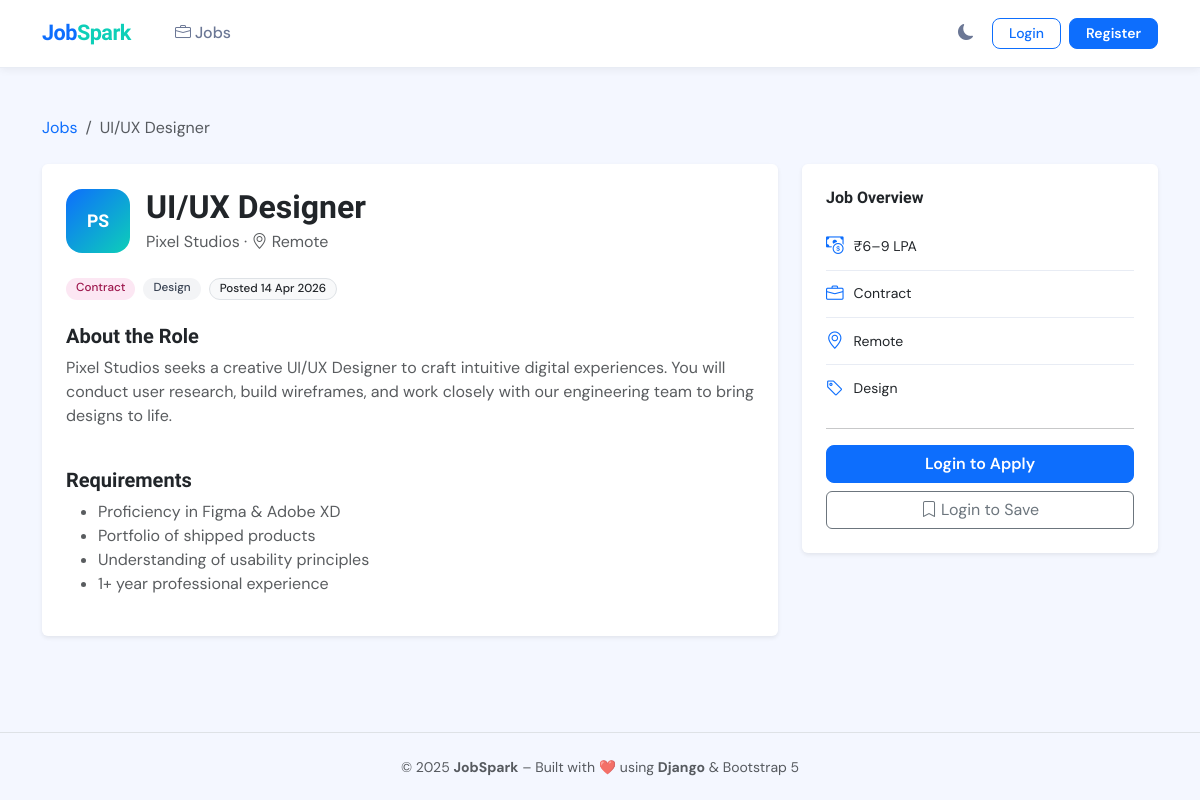
The app's page /jobs/2/ with its own data.
### jobs/models.py (models this page shows, shortened)
class Job(models.Model):
    FULL_TIME  = 'Full-time'
    PART_TIME  = 'Part-time'
    CONTRACT   = 'Contract'
    INTERNSHIP = 'Internship'
    JOB_TYPE_CHOICES = [
        (FULL_TIME,  'Full-time'),
        (PART_TIME,  'Part-time'),
        (CONTRACT,   'Contract'),
        (INTERNSHIP, 'Internship'),
    ]
    ENGINEERING = 'Engineering'
    DESIGN      = 'Design'
    DATA        = 'Data'
    MANAGEMENT  = 'Management'
    MARKETING   = 'Marketing'
    SALES       = 'Sales'
    OTHER       = 'Other'
    CATEGORY_CHOICES = [
        (ENGINEERING, 'Engineering'),
        (DESIGN,      'Design'),
        (DATA,        'Data'),
        (MANAGEMENT,  'Management'),
        (MARKETING,   'Marketing'),
        (SALES,       'Sales'),
        (OTHER,       'Other'),
    ]
    title        = models.CharField(max_length=200)
    company      = models.CharField(max_length=200)
    location     = models.CharField(max_length=200)
    job_type     = models.CharField(max_length=20, choices=JOB_TYPE_CHOICES, default=FULL_TIME)
    salary       = models.CharField(max_length=100, blank=True, default='Negotiable')
    category     = models.CharField(max_length=50, choices=CATEGORY_CHOICES, default=ENGINEERING)
    description  = models.TextField()
    requirements = models.TextField(blank=True, help_text='One requirement per line')
    logo         = models.CharField(max_length=5, blank=True,
                                    help_text='2-letter abbreviation shown on card (e.g. TN)')
    recruiter = models.ForeignKey(
        User,
        on_delete=models.SET_NULL,
        null=True, blank=True,
        related_name='posted_jobs',
    )
    posted_at  = models.DateTimeField(default=timezone.now)
    updated_at = models.DateTimeField(auto_now=True)
    is_active = models.BooleanField(default=True)
    class Meta:
        ordering = ['-posted_at']   # Newest first
        verbose_name = 'Job'
        verbose_name_plural = 'Jobs'
    def get_logo(self):
        return self.logo or self.company[:2].upper()
    def requirements_as_list(self):
        return [r.strip() for r in self.requirements.splitlines() if r.strip()]
    def get_type_badge_class(self):
        mapping = {
            self.FULL_TIME:  'badge-fulltime',
            self.CONTRACT:   'badge-contract',
            self.PART_TIME:  'badge-parttime',
            self.INTERNSHIP: 'badge-parttime',
        }
        return mapping.get(self.job_type, 'badge-fulltime')

### jobs/views.py (the view, shortened to what this page needs)
# urls.py: path('jobs/<int:pk>/', views.job_detail,  name='job_detail'),
def job_detail(request, pk):
    job   = get_object_or_404(Job, pk=pk, is_active=True)
    form  = ApplicationForm()
    saved = False
    applied = False
    if request.user.is_authenticated:
        saved   = SavedJob.objects.filter(user=request.user, job=job).exists()
        applied = Application.objects.filter(applicant=request.user, job=job).exists()
    context = {
        'job':     job,
        'form':    form,
        'saved':   saved,
        'applied': applied,
    }
    return render(request, 'jobs/job_detail.html', context)

### jobs/templates/jobs/job_detail.html (shortened to what this page needs)
{% extends "jobs/base.html" %}
{% load static %}
{% block content %}
<div class="container py-5">
  <nav aria-label="breadcrumb" class="mb-4">
    <ol class="breadcrumb">
      <li class="breadcrumb-item"><a href="{% url 'home' %}">Jobs</a></li>
      <li class="breadcrumb-item active">{{ job.title }}</li>
    </ol>
  </nav>
  <div class="row g-4 fade-up">
    <div class="col-lg-8">
      <div class="card border-0 shadow-sm p-4 mb-4">
        <div class="d-flex align-items-center gap-3 mb-4">
          <div class="company-logo lg">{{ job.get_logo }}</div>
          <div>
            <h2 class="fw-bold mb-1">{{ job.title }}</h2>
            <p class="text-muted mb-0">
              {{ job.company }} · <i class="bi bi-geo-alt"></i> {{ job.location }}
            </p>
          </div>
        </div>
        <div class="d-flex flex-wrap gap-2 mb-4">
          <span class="badge {{ job.get_type_badge_class }}">{{ job.job_type }}</span>
          <span class="badge badge-location">{{ job.category }}</span>
          <span class="badge bg-light text-dark border">
            Posted {{ job.posted_at|date:"j M Y" }}
          </span>
        </div>
        <h5 class="fw-bold mb-2">About the Role</h5>
        <p class="text-muted">{{ job.description }}</p>
        {% if job.requirements_as_list %}
        <h5 class="fw-bold mt-4 mb-2">Requirements</h5>
        <ul class="text-muted">
          {% for req in job.requirements_as_list %}
            <li>{{ req }}</li>
          {% endfor %}
        </ul>
        {% endif %}
      </div>
    </div>
    <div class="col-lg-4">
      <div class="card border-0 shadow-sm p-4 sticky-top" style="top:90px" id="apply">
        <h6 class="fw-bold mb-3">Job Overview</h6>
        <ul class="list-unstyled job-overview-list">
          <li><i class="bi bi-cash-coin text-primary"></i><span>{{ job.salary }}</span></li>
          <li><i class="bi bi-briefcase text-primary"></i><span>{{ job.job_type }}</span></li>
          <li><i class="bi bi-geo-alt text-primary"></i><span>{{ job.location }}</span></li>
          <li><i class="bi bi-tag text-primary"></i><span>{{ job.category }}</span></li>
        </ul>
        <hr>
        {% if user.is_authenticated %}
          {% if applied %}
            <button class="btn btn-success w-100 mb-2" disabled>
              <i class="bi bi-check2-circle me-1"></i>Already Applied
            </button>
          {% else %}
            <button class="btn btn-primary w-100 mb-2"
                    data-bs-toggle="modal" data-bs-target="#applyModal">
              <i class="bi bi-send me-1"></i>Apply Now
            </button>
          {% endif %}
        {% else %}
          <a href="{% url 'login' %}?next={{ request.path }}"
             class="btn btn-primary w-100 mb-2">
            Login to Apply
          </a>
        {% endif %}
        {% if user.is_authenticated %}
          <button class="btn {% if saved %}btn-warning{% else %}btn-outline-secondary{% endif %} w-100 save-job-btn"
                  id="saveDetailBtn"
                  data-url="{% url 'toggle_save' job.pk %}">
            <i class="bi {% if saved %}bi-bookmark-fill{% else %}bi-bookmark{% endif %} me-1"></i>
            {% if saved %}Saved{% else %}Save Job{% endif %}
          </button>
          <input type="hidden" name="csrfmiddlewaretoken" value="{{ csrf_token }}">
        {% else %}
          <a href="{% url 'login' %}" class="btn btn-outline-secondary w-100">
            <i class="bi bi-bookmark me-1"></i>Login to Save
          </a>
        {% endif %}
      </div>
    </div>
  </div>
</div>
{% endblock %}

### jobs/static/jobs/css/style.css (style rules this page uses)
:root { --primary: #0d6efd; --accent: #0dcfb8; --accent-dark: #09a896; --surface: #ffffff; --surface-alt: #f8faff; --border: #e8ecf4; --text: #1a2035; --text-muted: #6b7795; --shadow-sm: 0 2px 8px rgba(0,0,0,.06); --shadow-md: 0 4px 20px rgba(0,0,0,.10); --radius: 14px; --radius-sm: 8px; --nav-height: 68px; }
* { box-sizing: border-box; }
body { font-family: 'DM Sans', sans-serif; background: #f4f7ff; color: var(--text); transition: background .3s, color .3s; padding-top: var(--nav-height); }
h1,h2,h3,h4,h5,h6 { font-family: 'Sora', sans-serif; }
a { color: var(--primary); text-decoration: none; }
.company-logo { width: 48px; height: 48px; background: linear-gradient(135deg,var(--primary),var(--accent)); border-radius: 12px; display: flex; align-items: center; justify-content: center; color: #fff; font-family: 'Sora',sans-serif; font-weight: 700; font-size: .85rem; flex-shrink: 0; }
.company-logo.lg { width: 64px; height: 64px; font-size: 1.1rem; border-radius: 16px; }
.badge { font-weight: 500; font-size: .73rem; border-radius: 20px; padding: 4px 10px; }
.badge-contract { background: #fce7f3; color: #9d174d; }
.badge-location { background: #f3f4f6; color: #374151; }
.btn-primary { background: var(--primary); border-color: var(--primary); font-weight: 600; border-radius: var(--radius-sm); transition: all .2s; }
.job-overview-list { list-style: none; padding: 0; margin: 0; }
.job-overview-list li { display: flex; align-items: center; gap: 10px; padding: 10px 0; border-bottom: 1px solid var(--border); font-size: .875rem; }
.job-overview-list li:last-child { border-bottom: none; }
.job-overview-list i { font-size: 1.1rem; }
.fade-up { animation: fadeUp .45s ease both; }

### records on screen
Job: title "UI/UX Designer", get_logo "PS", company "Pixel Studios", location "Remote", job_type "Contract", category "Design", posted_at "14 Apr 2026", description "Pixel Studios seeks a creative UI/UX Designer to craft intuitive digital experiences. You will conduct user research, build wireframes, and work closely with our engineering team to bring designs to life.", salary "₹6–9 LPA"

### other values on screen
{{ req }} "Proficiency in Figma & Adobe XD" "Portfolio of shipped products" "Understanding of usability principles" "1+ year professional experience"
